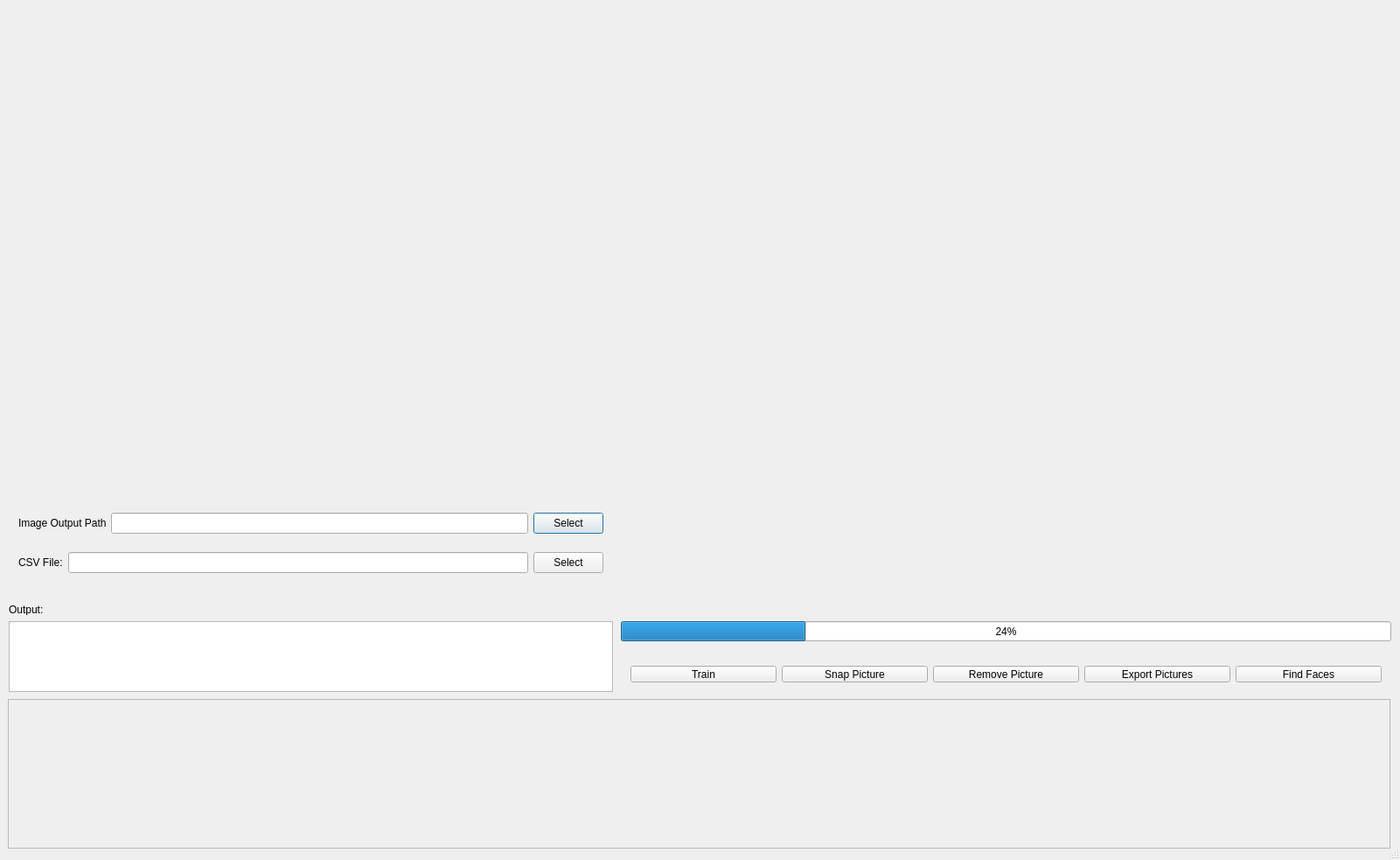
<?xml version="1.0" encoding="UTF-8"?>
<ui version="4.0">
 <class>Dialog</class>
 <widget class="QDialog" name="Dialog">
  <property name="geometry">
   <rect>
    <x>0</x>
    <y>0</y>
    <width>1601</width>
    <height>983</height>
   </rect>
  </property>
  <property name="sizePolicy">
   <sizepolicy hsizetype="Preferred" vsizetype="Preferred">
    <horstretch>0</horstretch>
    <verstretch>0</verstretch>
   </sizepolicy>
  </property>
  <property name="windowTitle">
   <string>Dialog</string>
  </property>
  <property name="sizeGripEnabled">
   <bool>true</bool>
  </property>
  <widget class="QWidget" name="verticalLayoutWidget">
   <property name="geometry">
    <rect>
     <x>710</x>
     <y>10</y>
     <width>881</width>
     <height>691</height>
    </rect>
   </property>
   <layout class="QVBoxLayout" name="verticalLayout">
    <item>
     <widget class="QLabel" name="lblOriginal">
      <property name="text">
       <string/>
      </property>
     </widget>
    </item>
   </layout>
  </widget>
  <widget class="QWidget" name="verticalLayoutWidget_2">
   <property name="geometry">
    <rect>
     <x>10</x>
     <y>560</y>
     <width>691</width>
     <height>121</height>
    </rect>
   </property>
   <layout class="QVBoxLayout" name="verticalLayout_2">
    <item>
     <layout class="QHBoxLayout" name="horizontalLayout_2">
      <item>
       <widget class="QLabel" name="label2">
        <property name="maximumSize">
         <size>
          <width>100</width>
          <height>24</height>
         </size>
        </property>
        <property name="text">
         <string>Image Output Path:</string>
        </property>
       </widget>
      </item>
      <item>
       <widget class="QLineEdit" name="txtImgOutputPath">
        <property name="maximumSize">
         <size>
          <width>16777215</width>
          <height>24</height>
         </size>
        </property>
       </widget>
      </item>
      <item>
       <widget class="QPushButton" name="btnImagePath">
        <property name="maximumSize">
         <size>
          <width>100</width>
          <height>24</height>
         </size>
        </property>
        <property name="text">
         <string>Select</string>
        </property>
       </widget>
      </item>
     </layout>
    </item>
    <item>
     <layout class="QHBoxLayout" name="horizontalLayout">
      <item>
       <widget class="QLabel" name="label1">
        <property name="maximumSize">
         <size>
          <width>100</width>
          <height>24</height>
         </size>
        </property>
        <property name="text">
         <string>CSV File:</string>
        </property>
       </widget>
      </item>
      <item>
       <widget class="QLineEdit" name="txtCsvInputPath">
        <property name="maximumSize">
         <size>
          <width>16777215</width>
          <height>24</height>
         </size>
        </property>
       </widget>
      </item>
      <item>
       <widget class="QPushButton" name="btnCsvFile">
        <property name="maximumSize">
         <size>
          <width>100</width>
          <height>24</height>
         </size>
        </property>
        <property name="text">
         <string>Select</string>
        </property>
       </widget>
      </item>
     </layout>
    </item>
   </layout>
  </widget>
  <widget class="QLabel" name="label">
   <property name="geometry">
    <rect>
     <x>10</x>
     <y>690</y>
     <width>47</width>
     <height>13</height>
    </rect>
   </property>
   <property name="text">
    <string>Output:</string>
   </property>
  </widget>
  <widget class="QTextEdit" name="txtOutput">
   <property name="geometry">
    <rect>
     <x>10</x>
     <y>710</y>
     <width>691</width>
     <height>81</height>
    </rect>
   </property>
  </widget>
  <widget class="QWidget" name="verticalLayoutWidget_3">
   <property name="geometry">
    <rect>
     <x>10</x>
     <y>10</y>
     <width>691</width>
     <height>541</height>
    </rect>
   </property>
   <layout class="QVBoxLayout" name="verticalLayout_3">
    <item>
     <widget class="QLabel" name="lblFeed">
      <property name="text">
       <string/>
      </property>
     </widget>
    </item>
   </layout>
  </widget>
  <widget class="QWidget" name="horizontalLayoutWidget">
   <property name="geometry">
    <rect>
     <x>710</x>
     <y>750</y>
     <width>881</width>
     <height>41</height>
    </rect>
   </property>
   <layout class="QHBoxLayout" name="horizontalLayout_3">
    <item>
     <widget class="QPushButton" name="trainButton">
      <property name="text">
       <string>Train</string>
      </property>
     </widget>
    </item>
    <item>
     <widget class="QPushButton" name="btnSaveSnap">
      <property name="text">
       <string>Snap Picture</string>
      </property>
     </widget>
    </item>
    <item>
     <widget class="QPushButton" name="removeImage">
      <property name="text">
       <string>Remove Picture</string>
      </property>
     </widget>
    </item>
    <item>
     <widget class="QPushButton" name="btnExportFaces">
      <property name="text">
       <string>Export Pictures</string>
      </property>
     </widget>
    </item>
    <item>
     <widget class="QPushButton" name="btnFindFaces">
      <property name="text">
       <string>Find Faces</string>
      </property>
     </widget>
    </item>
   </layout>
  </widget>
  <widget class="QScrollArea" name="scrollArea">
   <property name="geometry">
    <rect>
     <x>9</x>
     <y>799</y>
     <width>1581</width>
     <height>171</height>
    </rect>
   </property>
   <property name="sizePolicy">
    <sizepolicy hsizetype="Fixed" vsizetype="Expanding">
     <horstretch>0</horstretch>
     <verstretch>0</verstretch>
    </sizepolicy>
   </property>
   <property name="widgetResizable">
    <bool>true</bool>
   </property>
   <widget class="QWidget" name="scrollAreaWidgetContents">
    <property name="geometry">
     <rect>
      <x>0</x>
      <y>0</y>
      <width>1579</width>
      <height>169</height>
     </rect>
    </property>
    <widget class="QWidget" name="horizontalLayoutWidget_2">
     <property name="geometry">
      <rect>
       <x>0</x>
       <y>0</y>
       <width>1581</width>
       <height>171</height>
      </rect>
     </property>
     <layout class="QHBoxLayout" name="imageItemsLayout"/>
    </widget>
   </widget>
  </widget>
  <widget class="QProgressBar" name="progressBar">
   <property name="geometry">
    <rect>
     <x>710</x>
     <y>710</y>
     <width>881</width>
     <height>23</height>
    </rect>
   </property>
   <property name="value">
    <number>24</number>
   </property>
  </widget>
 </widget>
 <layoutdefault spacing="6" margin="11"/>
 <resources/>
 <connections/>
</ui>
